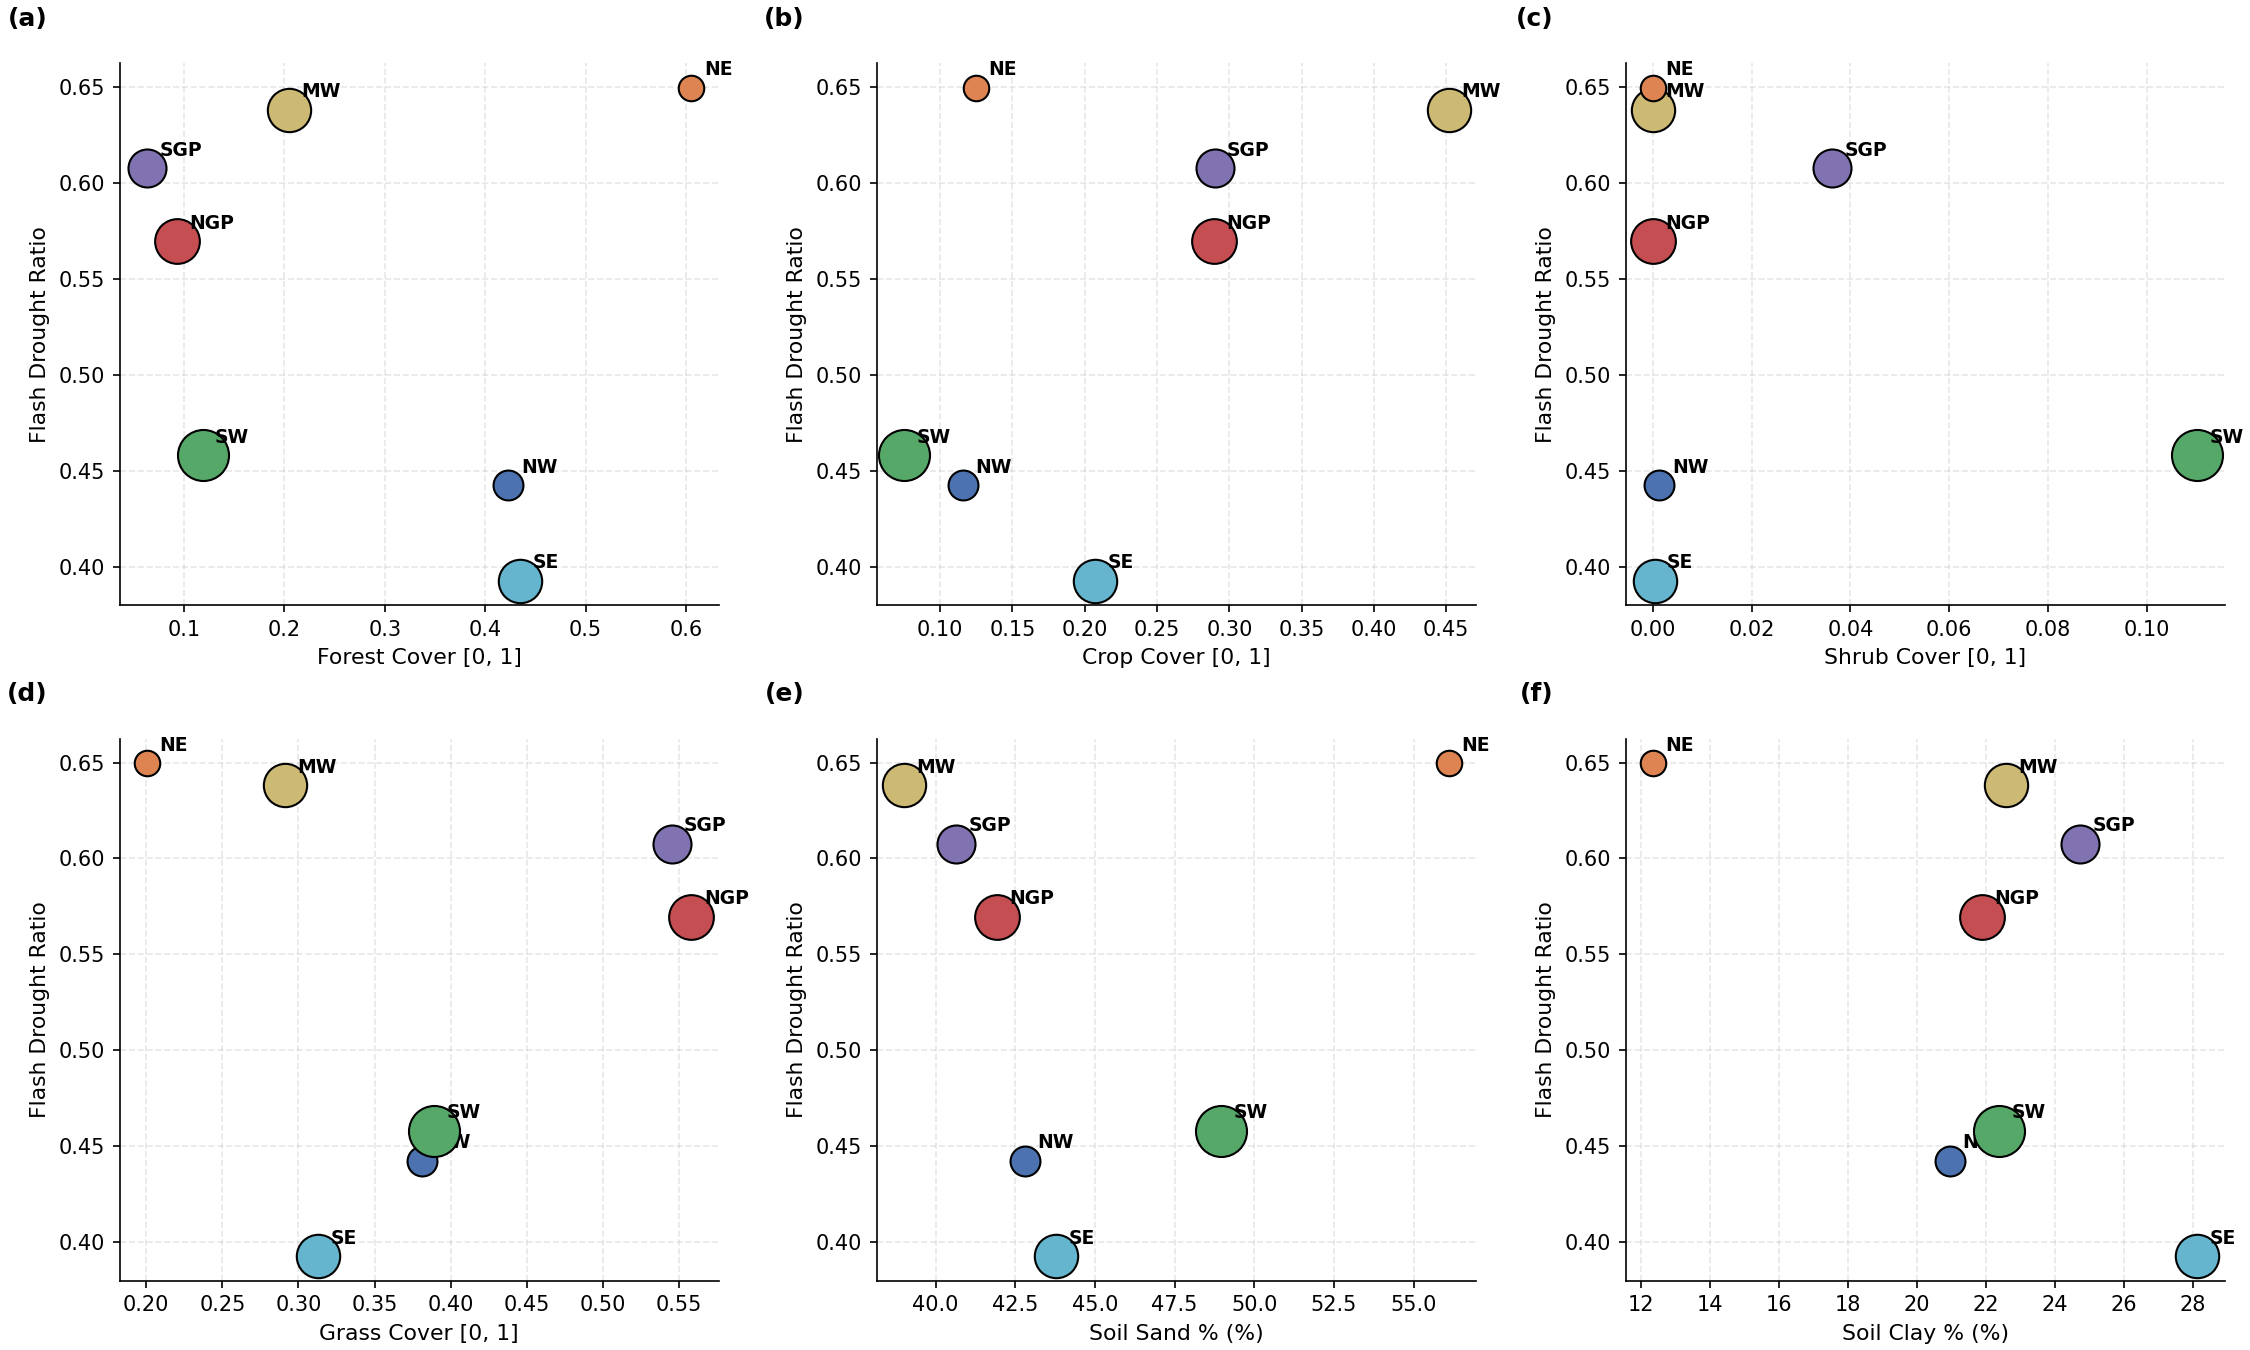

Generate this figure with Python:
import pandas as pd
import numpy as np
import matplotlib.pyplot as plt

df = pd.read_csv('spatial_flash_drought_properties.csv')

# cluster -> region mapping (based on centroid lat/lon)
cluster_to_region = {
    1: 'NW',
    2: 'SW',
    3: 'NGP',
    4: 'SGP',
    5: 'MW',
    6: 'SE',
    7: 'NE',
}
df['region'] = df['cluster'].map(cluster_to_region)

region_order = ['NW', 'SW', 'NGP', 'SGP', 'MW', 'SE', 'NE']
colors = ['#4C72B0', '#55A868', '#C44E52', '#8172B2', '#CCB974', '#64B5CD', '#DD8452']
color_map = dict(zip(region_order, colors))

y_col = 'ratio_flash'

# 2 rows x 3 columns: Land Cover (4) + Soil Physics: Sand, Clay (2)
panels = [
    ('forest_fraction', 'Forest Cover [0, 1]'),
    ('crop_fraction', 'Crop Cover [0, 1]'),
    ('shrub_fraction', 'Shrub Cover [0, 1]'),
    ('grass_fraction', 'Grass Cover [0, 1]'),
    ('PCT_SAND_WTMEAN', 'Soil Sand % (%)'),
    ('PCT_CLAY_WTMEAN', 'Soil Clay % (%)'),
]

panel_labels = ['(a)', '(b)', '(c)', '(d)', '(e)', '(f)']

# cluster means and grid-cell counts (used to size the markers)
counts = df.groupby('region').size().reindex(region_order)
sizes = 150 + 450 * (counts - counts.min()) / (counts.max() - counts.min())

fig, axes = plt.subplots(2, 3, figsize=(15, 9), layout='compressed')
axes = axes.flatten()

for ax, (x_col, xlabel), panel in zip(axes, panels, panel_labels):
    means = df.groupby('region')[[x_col, y_col]].mean().reindex(region_order)

    for region in region_order:
        ax.scatter(means.loc[region, x_col], means.loc[region, y_col],
                   s=sizes[region], color=color_map[region],
                   edgecolors='black', linewidths=1, zorder=3)
        ax.annotate(region, (means.loc[region, x_col], means.loc[region, y_col]),
                    xytext=(6, 6), textcoords='offset points', fontsize=9, fontweight='bold')

    ax.set_xlabel(xlabel, fontsize=10.5)
    ax.set_ylabel('Flash Drought Ratio', fontsize=10.5)
    ax.text(-0.12, 1.06, panel, transform=ax.transAxes,
            fontsize=12, fontweight='bold', va='bottom', ha='right')
    ax.spines['top'].set_visible(False)
    ax.spines['right'].set_visible(False)
    ax.grid(alpha=0.3, linestyle='--')

plt.savefig('landcover_soilphysics_scatter_2x3.png', dpi=150)
print('saved')
